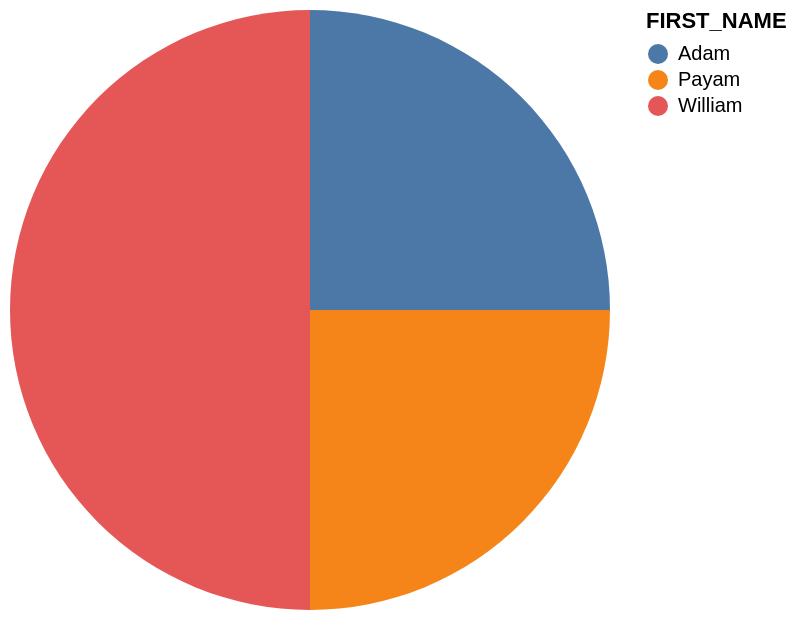

The specification (Vega-Lite) saved for this image:
### Vega-Lite specification from a JSON file in a GitHub repository (floating-point values rounded to 4 significant figures)
{"data": {"values": [{"x_data": "Adam", "y_data": 1}, {"x_data": "Payam", "y_data": 1}, {"x_data": "William", "y_data": 2}]}, "mark": "arc", "encoding": {"theta": {"field": "y_data", "type": "quantitative", "title": "COUNT(FIRST_NAME)"}, "color": {"field": "x_data", "type": "nominal", "title": "FIRST_NAME"}}}
